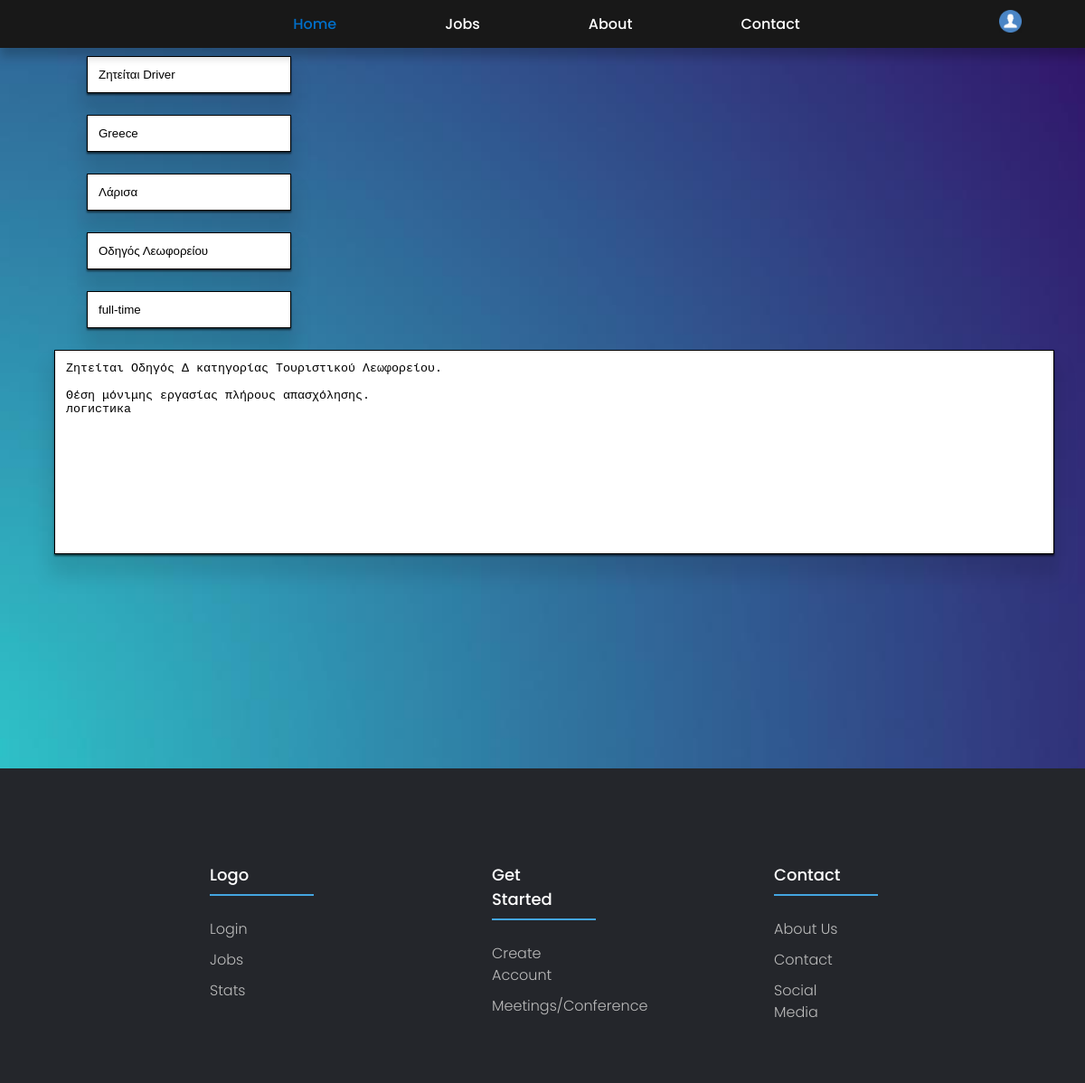
The page /add.php?id=10 (signed in) on the database its author committed.
### tables this page shows
CREATE TABLE `adds` (
  `_id` int(11) NOT NULL,
  `user_id` int(11) NOT NULL,
  `title` text NOT NULL,
  `description` text NOT NULL,
  `country` text NOT NULL,
  `city` text NOT NULL,
  `expertise` text NOT NULL,
  `occupation` text NOT NULL,
  `date` text NOT NULL
);

### includes/functions-inc.php (called while the page is built, shortened)
<?php
    function getAddByid($conn, $id){
        $query = "SELECT * FROM adds WHERE _id = ?;";
        $stmt = mysqli_stmt_init($conn);
        if (!mysqli_stmt_prepare($stmt, $query)){
            header("location: ../create-add.php?error=stmtfailed");
            exit();
        }
        mysqli_stmt_bind_param($stmt, "i", $id);
        mysqli_stmt_execute($stmt);
        $resultData = mysqli_stmt_get_result($stmt);
        if ($row = mysqli_fetch_assoc($resultData)){
            return $row;
        }else{
            mysqli_stmt_close($stmt);
            return false;
        }
    }

### add.php (the view, shortened to what this page needs)
<?php
require_once 'includes/dbHandler-inc.php';
require_once 'includes/functions-inc.php';
?>
<!DOCTYPE html>
<html lang="en">
<head>
    <link rel="stylesheet" type="text/css" href="create-add.css">
    <link rel="stylesheet" type="text/css" href="adds.css">
    <link rel="stylesheet" type="text/css" href="footer.css">
    <link rel="stylesheet" type="text/css" href="navigation.css">
</head>
<body>
<div class="bg1">
    <div class="navigation">
        <div class="nav-btn">
            <a class="active" href="#home">Home</a>
            <a href="adds.php">Jobs</a>
            <a href="about.php">About</a>
            <a href="contact.php">Contact</a>
        </div>
        <div class="dropdown">
            <img src="images/account.png" alt="Account" width="25" height="25">
        </div>
    </div>
    <div style="height: 50px">
    </div>
</div>
<?php
    if (isset($_SESSION["userid"]) || isset($_GET["id"])){
        $add = getAddByid($conn, $_GET["id"]);
        $user_id = -1;
        if (isset($_SESSION["userid"])){
            $user_id = $_SESSION["userid"];
        }
        if ($user_id=== $add["user_id"]){
?>
            <div class="add-div">
                <form <?php echo "action=includes/updateAdd-inc.php?id=$_GET[id]"; ?> method="post">
                    <input class="add-info" name="add-title" value="<?php echo $add['title'] ?>" placeholder="Title"> <br>
                    <input class="add-info" name="add-country" value="<?php echo $add['country'] ?>" placeholder="Country"> <br>
                    <input class="add-info" name="add-city" value="<?php echo $add['city'] ?>" placeholder="City"> <br>
                    <input class="add-info" name="add-expertise" value="<?php echo $add['expertise'] ?>" placeholder="Expertise"> <br>
                    <input class="add-info" name="add-occupation" value="<?php echo $add['occupation'] ?>" placeholder="Occupation(full-time or part-time)"> <br>
                    <textarea class="add-info add-info-desc" name="add-description" placeholder="Description"><?php echo $add['description'] ?></textarea> <br>
                    <button class="add-submit-btn" type="submit" name="submit-add">Submit</button>
                </form>
            </div>
<?php
        }else{?>
            <div class="add-div">
                <form action="includes/updateAdd-inc.php" method="post">
                    <input readonly class="add-info" name="add-title" value="<?php echo $add['title'] ?>" placeholder="Title"> <br>
                    <input readonly class="add-info" name="add-country" value="<?php echo $add['country'] ?>" placeholder="Country"> <br>
                    <input readonly class="add-info" name="add-city" value="<?php echo $add['city'] ?>" placeholder="City"> <br>
                    <input readonly class="add-info" name="add-expertise" value="<?php echo $add['expertise'] ?>" placeholder="Expertise"> <br>
                    <input readonly class="add-info" name="add-occupation" value="<?php echo $add['occupation'] ?>" placeholder="Occupation(full-time or part-time)"> <br>
                    <textarea readonly class="add-info add-info-desc" name="add-description" placeholder="Description"><?php echo $add['description'] ?></textarea> <br>
                </form>
            </div>
        <?php }
    }
?>
<footer class="footer">
    <div class="footer-container">
        <div class="footer-row">
            <div class="footer-col">
                <h4>Logo</h4>
                <ul class="footer-ul">
                    <li><a href="index.php">Login</a></li>
                    <li><a href="adds.php">Jobs</a></li>
                    <li><a href="#">Stats</a></li>
                </ul>
            </div>
            <div class="footer-col">
                <h4>Get Started</h4>
                <ul class="footer-ul">
                    <li><a href="create-account.php">Create Account</a></li>
                    <li><a href="#">Meetings/Conference</a></li>
                </ul>
            </div>
            <div class="footer-col">
                <h4>Contact</h4>
                <ul class="footer-ul">
                    <li><a href="about.php">About us</a></li>
                    <li><a href="contact.php">Contact</a></li>
                    <li><a href="index.php#social-media-container">Social Media</a></li>
                </ul>
            </div>
        </div>
    </div>
</footer>
</body>
</html>

### create-add.css (style rules this page uses)
html, body { margin: 0; padding: 0; }
.add-div { background-image: url("images/contact-back.jpg"); background-repeat: no-repeat; background-size: cover; display: block; background-color: cornflowerblue; width: 100%; height: 100%; }
.add-info { display: inline-block; width: 200px; margin: 1%; margin-left: 8%; border: 1px solid black; padding: 12px; box-shadow: 0 20px 20px 5px rgba(0,0,0,.1), 0 2px 2px 0 rgba(0,0,0,.6); }
.add-info-desc { text-align: left; margin-left: 5%; box-sizing: content-box; width: 90%; height: 200px; overflow:auto; resize:none; }

### adds.css (style rules this page uses)
body,html { margin: 0; padding: 0; height: 100%; font-family: sans-serif; }

### footer.css (style rules this page uses)
.footer { line-height: 1.5; font-family: 'Poppins', sans-serif; box-sizing: border-box; background-color: #24262b; padding-top: 80px; padding-bottom: 50px; }
.footer-container { max-width: 100%; margin:auto; }
.footer-row { display: flex; flex-wrap: wrap; }
.footer-ul { list-style: none; }
.footer-col { margin-left: 16%; text-align: left; width: 10%; }
.footer-col h4 { padding-left: 40px; font-size: 18px; color: #ffffff; text-transform: capitalize; margin-bottom: 35px; font-weight: 500; position: relative; }
.footer-col h4::before { content: ''; position: absolute; left:44; bottom: -10px; background-color:rgb(68,165,224); height: 2px; box-sizing: border-box; width: 115px; }
.footer-col ul li:not(:last-child) { margin-bottom: 10px; }
.footer-col ul li a { font-size: 16px; text-transform: capitalize; color: #ffffff; text-decoration: none; font-weight: 300; color: #bbbbbb; display: block; transition: all 0.3s ease; }

### navigation.css (style rules this page uses)
.navigation { font-family: sans-serif; position:fixed; z-index: 100; width: 100%; display: flex; text-align: center; align-items: center; background-color: rgb(24, 24, 24); font-family: 'Poppins', sans-serif; justify-content: space-around; padding: 10px; box-shadow: 0 10px 10px rgba(0, 0, 0, 0.2); }
.nav-btn a { float: left; color: white; margin-left: 50px; margin-right: 50px; align-items: center; padding: 4px 10px; text-decoration: none; border-radius: 10px; }
.navigation a.active { color: rgb(1, 111, 201); font-weight: 500; }
.nav-btn { justify-content: space-around; position: relative; font-weight: 500; }
.dropdown { position: relative; display: inline-block; left: auto; }

### rows shown on the page
adds: add-title "Ζητείται Driver", add-country "Greece", add-city "Λάρισα", add-expertise "Οδηγός Λεωφορείου", add-occupation "full-time", add-description "Ζητείται Οδηγός Δ κατηγορίας Τουριστικού Λεωφορείου. Θέση μόνιμης εργασίας πλήρους απασχόλησης. логистика"
